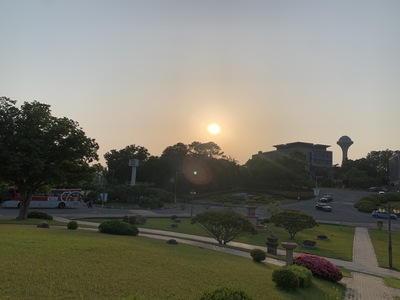
#> input picture images/image_alignment/img_L3.jpg, 400 x 300 px, found by its file name
$ python image_alignment_3.py
#> lines starting #> are read from the running program, lines starting #| are printed output that depends on the picture
# Computer Vision
# https://git.ajou.ac.kr/givemebro/cv_3.git
# 두 장의 영상을 붙여 한 개의 영상을 만듬
# 1. 특징점이 적지 않은 곳을 촬영하고, 카메라를 중심으로 30도 정도 회전 시켜 (겹치는 부분이 영상의 반 정도가 되도록) 한 장을 더 촬영합니다.
# 2. 두 영상 각각을 <gray image>로 만들고, 특징점과 descriptor를 생성합니다.
# 3. Brute-force matcher를 이용하여 두 영상의 feature point 간의 match를 계산하고,  출력합니다. (drawMatches 함수 사용)
# 주의: Descriptor의 종류에 따라서 matching과정의 distance measure가 다릅니다.
#       적절한 것을 선택해야 합니다. (EX, ORB의 경우 cv.NORM_HAMMING, SURF의 경우에는 cv.NORM_L2)
# 4. match들을 이용하여 2번째 image의 perspective transform를 계산합니다. 이때 ransac을 사용하는 것이 좋습니다.
# 5. 두번째 image를 warp하여 큰 image를 만들고, 첫번째 image를 필요한 부분에 복사하여 합성된 영상을 생성하고 출력합니다.

import cv2
import numpy as np
DBG = False

""" ************** 왼쪽+중간 / 중간+오른쪽 영상 2개 추출하기 (시작) ************** """
# 왼쪽/오른쪽/중간 사진 읽기
imgL = cv2.imread('img_L3.jpg')
#> imgL is the input picture: shape (300, 400, 3); mean B, G, R 107.1, 118.6, 119.8
imgR = cv2.imread('img_R3.jpg')
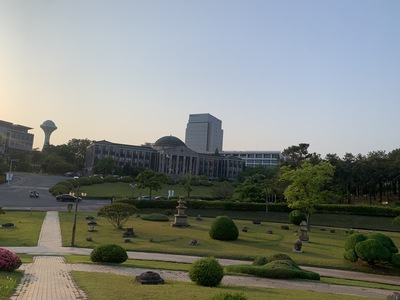
#> input picture images/image_alignment/img_R3.jpg, 400 x 300 px, found by its file name
#> imgR is the input picture: shape (300, 400, 3); mean B, G, R 126.1, 131.6, 127
imgM = cv2.imread('img_M3.jpg')
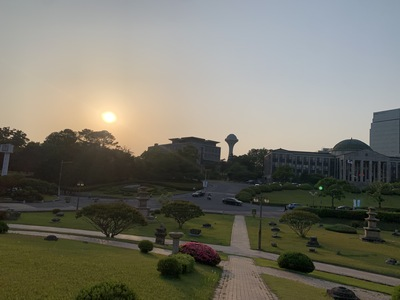
#> input picture images/image_alignment/img_M3.jpg, 400 x 300 px, found by its file name
#> imgM is the input picture: shape (300, 400, 3); mean B, G, R 104.9, 116.4, 117.8

hL, wL = imgL.shape[:2]
#> hL = 300; wL = 400
hR, wR = imgR.shape[:2]
#> hR = 300; wR = 400
hM, wM = imgM.shape[:2]
#> hM = 300; wM = 400

# gray scale
grayL = cv2.cvtColor(imgL, cv2.COLOR_BGR2GRAY)
grayR = cv2.cvtColor(imgR, cv2.COLOR_BGR2GRAY)
grayM = cv2.cvtColor(imgM, cv2.COLOR_BGR2GRAY)
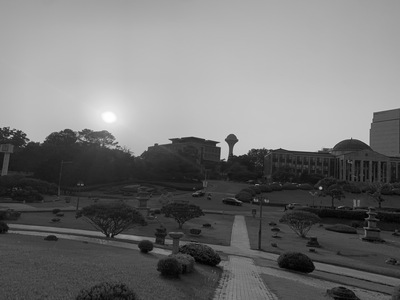
#> grayM: shape (300, 400); min 1, max 255, mean 115.5

# SIFT 디스크립터 추출기 생성
descriptor = cv2.SIFT_create()

# 각 영상에 대해 키 포인트와 디스크립터 추출
(kpsL, featuresL) = descriptor.detectAndCompute(imgL, None)
#> kpsL = 228 keypoints; strongest (x, y, size): (345, 143, 8.8), (90, 164, 2.8), (328, 149, 2.2), (97, 147, 2.1)
(kpsR, featuresR) = descriptor.detectAndCompute(imgR, None)
#> kpsR = 387 keypoints; strongest (x, y, size): (49, 127, 8.9), (29, 131, 2.4), (38, 144, 8.2), (303, 155, 2.1)
(kpsM, featuresM) = descriptor.detectAndCompute(imgM, None)
#> kpsM = 254 keypoints; strongest (x, y, size): (320, 188, 2), (231, 140, 7.4), (217, 145, 2), (224, 155, 6.2)

# assign
imgL_draw = cv2.drawKeypoints(imgL, kpsL, None, flags=cv2.DRAW_MATCHES_FLAGS_DRAW_RICH_KEYPOINTS)
imgR_draw = cv2.drawKeypoints(imgR, kpsR, None, flags=cv2.DRAW_MATCHES_FLAGS_DRAW_RICH_KEYPOINTS)
imgM_draw = cv2.drawKeypoints(imgM, kpsM, None, flags=cv2.DRAW_MATCHES_FLAGS_DRAW_RICH_KEYPOINTS)

# 좌/우/중간 이미지의 키 포인트 전시
if DBG:
    cv2.imshow('SIFT_L', imgL_draw)
    cv2.imshow('SIFT_R', imgR_draw)
    cv2.imshow('SIFT_M', imgM_draw)
    cv2.waitKey(0)

# BF 매칭기 생성 및 knn 매칭
matcher = cv2.DescriptorMatcher_create("BruteForce")
matches_LM = matcher.knnMatch(featuresM, featuresL, 2)
#> matches_LM = 254 matches
matches_MR = matcher.knnMatch(featuresR, featuresM, 2)
#> matches_MR = 387 matches

# 좌/우/중간 이미지의 매칭점 연결 전시
if DBG:
    res_LM = cv2.drawMatchesKnn(imgL, kpsL, imgM, kpsM, matches_LM, None, flags=cv2.DRAW_MATCHES_FLAGS_NOT_DRAW_SINGLE_POINTS)
    res_MR = cv2.drawMatchesKnn(imgM, kpsM, imgR, kpsR, matches_MR, None, flags=cv2.DRAW_MATCHES_FLAGS_NOT_DRAW_SINGLE_POINTS)
    cv2.imshow('KnnMatech + SIFT', res_LM)
    cv2.imshow('KnnMatech + SIFT', res_MR)
    cv2.waitKey(0)

# 좋은 매칭점 선별
good_matches_LM = []
good_matches_MR = []

for m in matches_LM:
    if len(m) == 2 and m[0].distance < m[1].distance * 0.75:
        good_matches_LM.append((m[0].trainIdx, m[0].queryIdx))
#> after the loop, good_matches_LM = 83 pairs, first value 49 to 226, second value 1 to 245

for m in matches_MR:
    if len(m) == 2 and m[0].distance < m[1].distance * 0.75:
        good_matches_MR.append((m[0].trainIdx, m[0].queryIdx))
#> after the loop, good_matches_MR = 79 pairs, first value 28 to 245, second value 4 to 385

# 좋은 매칭점이 4개 이상인 원근 변환행렬 구하기
if len(good_matches_LM) > 4:
    ptsL = np.float32([kpsL[i].pt for (i, _) in good_matches_LM])
#> ptsL = 83 pairs, first value 80.24 to 393.6, second value 140.8 to 287.1
    ptsM = np.float32([kpsM[i].pt for (_, i) in good_matches_LM])
#> ptsM = 83 pairs, first value 4.85 to 374.6, second value 113.6 to 269.3
    matrix, status = cv2.findHomography(ptsM, ptsL, cv2.RANSAC, 4.0)
#> matrix = [[0.568, 0.0413, 121.1], [-0.205, 0.822, 39.22], [-0.00103, -7.9e-05, 1]]; status = 83 values, max 1 at index 0, min 0 at index 6, mean 0.892
    # 원근 변환행렬로 오른쪽과 사진을 원근 변환, 결과 이미지 크기는 사징 2장 크기
    imgLM = cv2.warpPerspective(imgM, matrix, (wM + wL, hR))
    # 왼쪽 사진을 원근 변환한 왼쪽 영역에 합성
    imgLM[0:hL, 0:wL] = imgL
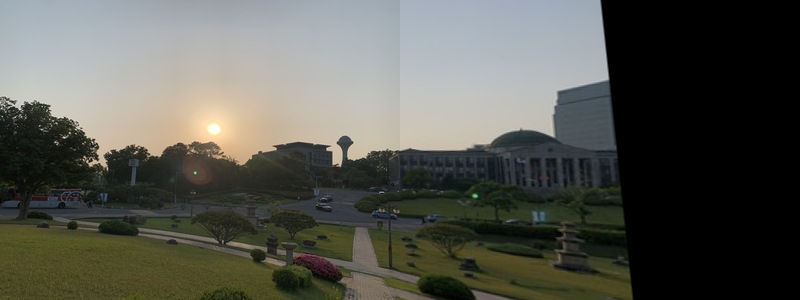
#> imgLM: shape (300, 800, 3); mean B, G, R 81, 88.2, 87.4

# 좋은 매칭점이 4개 이상인 원근 변환행렬 구하기
if len(good_matches_MR) > 4:
    ptsM = np.float32([kpsM[i].pt for (i, _) in good_matches_MR])
#> ptsM = 79 pairs, first value 58.17 to 374.6, second value 113.6 to 275.2
    ptsR = np.float32([kpsR[i].pt for (_, i) in good_matches_MR])
#> ptsR = 79 pairs, first value 8.8 to 392.2, second value 115.4 to 284.4
    matrix, status = cv2.findHomography(ptsR, ptsM, cv2.RANSAC, 4.0)
#> matrix = [[0.397, 0.0561, 187.2], [-0.265, 0.823, 37.25], [-0.00144, -4.97e-05, 1]]; status = 79 values, max 1 at index 0, min 0 at index 13, mean 0.772
    # 원근 변환행렬로 오른쪽과 사진을 원근 변환, 결과 이미지 크기는 사징 2장 크기
    imgMR = cv2.warpPerspective(imgR, matrix, (wM + wR, hR))
    # 왼쪽 사진을 원근 변환한 왼쪽 영역에 합성
    imgMR[0:hM, 0:wM] = imgM
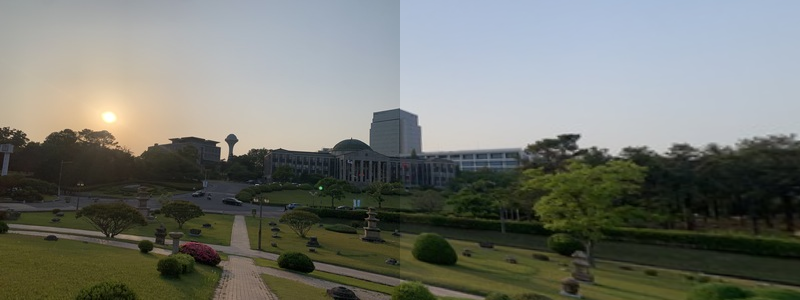
#> imgMR: shape (300, 800, 3); mean B, G, R 111.7, 118.7, 115.5

else:
    panorama_LM = imgL
    panorama_MR = imgM
"""  ************** 왼쪽+중간 / 중간+오른쪽 영상 2개 추출하기 (완료) ************** """


"""  ************** 왼쪽+중간 / 중간+오른쪽 영상 2개 Alignment (시작) ************** """
# 각 영상에 대해 키 포인트와 디스크립터 추출
(kpsLM, featuresLM) = descriptor.detectAndCompute(imgLM, None)
#> kpsLM = 409 keypoints; strongest (x, y, size): (345, 143, 8.8), (475, 196, 2.9), (90, 164, 2.8), (328, 149, 2.2)
(kpsMR, featuresMR) = descriptor.detectAndCompute(imgMR, None)
#> kpsMR = 588 keypoints; strongest (x, y, size): (320, 188, 2), (231, 140, 7.4), (217, 145, 2), (224, 155, 6.2)

# assign
imgLM_draw = cv2.drawKeypoints(imgLM, kpsLM, None, flags=cv2.DRAW_MATCHES_FLAGS_DRAW_RICH_KEYPOINTS)
imgMR_draw = cv2.drawKeypoints(imgMR, kpsMR, None, flags=cv2.DRAW_MATCHES_FLAGS_DRAW_RICH_KEYPOINTS)
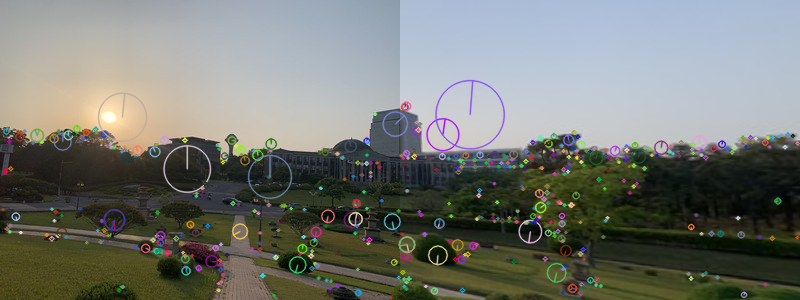
#> imgMR_draw: shape (300, 800, 3); mean B, G, R 114.1, 120.5, 117.5


# 좌/우/중간 이미지의 키 포인트 전시
if DBG:
    cv2.imshow('SIFT_LM', imgLM_draw)
    cv2.imshow('SIFT_MR', imgMR_draw)
    cv2.waitKey(0)

# BF 매칭기 생성 및 knn 매칭
matcher = cv2.DescriptorMatcher_create("BruteForce")
matches_LMR = matcher.knnMatch(featuresMR, featuresLM, 2)
#> matches_LMR = 588 matches

# 좌/우/중간 이미지의 매칭점 연결 전시
if DBG:
    res_LMR = cv2.drawMatchesKnn(imgLM, kpsLM, imgMR, kpsMR, matches_LMR, None, flags=cv2.DRAW_MATCHES_FLAGS_NOT_DRAW_SINGLE_POINTS)
    cv2.imshow('KnnMatech + SIFT', res_LMR)
    cv2.waitKey(0)

# 좋은 매칭점 선별
good_matches_LMR = []

for m in matches_LMR:
    if len(m) == 2 and m[0].distance < m[1].distance * 0.75:
        good_matches_LMR.append((m[0].trainIdx, m[0].queryIdx))
#> after the loop, good_matches_LMR = 125 pairs, first value 19 to 398, second value 1 to 530


# 좋은 매칭점이 4개 이상인 원근 변환행렬 구하기
if len(good_matches_LMR) > 4:
    ptsLM = np.float32([kpsLM[i].pt for (i, _) in good_matches_LMR])
#> ptsLM = 125 pairs, first value 52.64 to 614, second value 93.17 to 287.1
    ptsMR = np.float32([kpsMR[i].pt for (_, i) in good_matches_LMR])
#> ptsMR = 125 pairs, first value 4.85 to 660.8, second value 113.6 to 279.8
    matrix, status = cv2.findHomography(ptsMR, ptsLM, cv2.RANSAC, 4.0)
#> matrix = [[0.57, 0.0438, 120.9], [-0.204, 0.825, 39.04], [-0.00103, -6.93e-05, 1]]; status = 125 values, max 1 at index 0, min 0 at index 51, mean 0.904
    # 원근 변환행렬로 오른쪽과 사진을 원근 변환, 결과 이미지 크기는 사징 2장 크기
    imgLMR = cv2.warpPerspective(imgMR, matrix, (wL + wM + wR, hR))
    # 왼쪽 사진을 원근 변환한 왼쪽 영역에 합성
    imgLMR[0:hM, 0:wL+wM] = imgLM
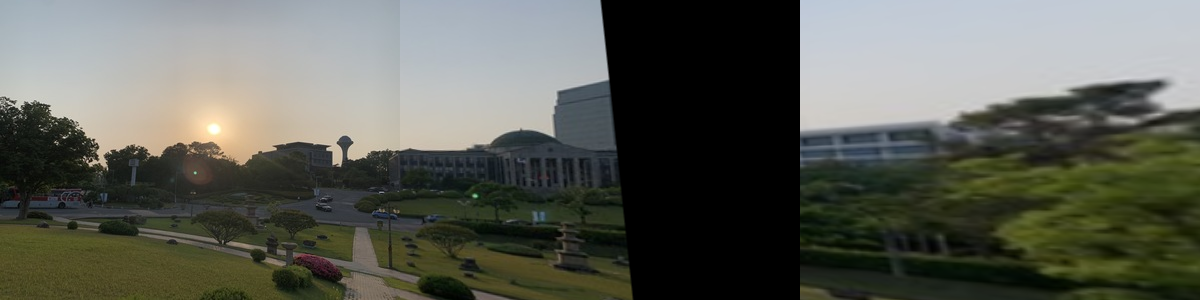
#> imgLMR: shape (300, 1200, 3); mean B, G, R 86.5, 95, 92.7

else:
    imgLMR = imgLM
""" ************** 왼쪽+중간 / 중간+오른쪽 영상 2개 Alignment (완료) ************** """

cv2.imshow("Image Left", imgL)
cv2.imshow("Image Middle", imgM)
cv2.imshow("Image Right", imgR)

cv2.imshow("Image Left+Middle", imgLM)
cv2.imshow("Image Middle+Right", imgMR)

cv2.imshow("Panorama_SIFT: imgLMR", imgLMR)
cv2.imwrite("Panorama_SIFT.jpg: imgLMR", imgLMR)
cv2.waitKey(0)
cv2.destroyAllWindows()
